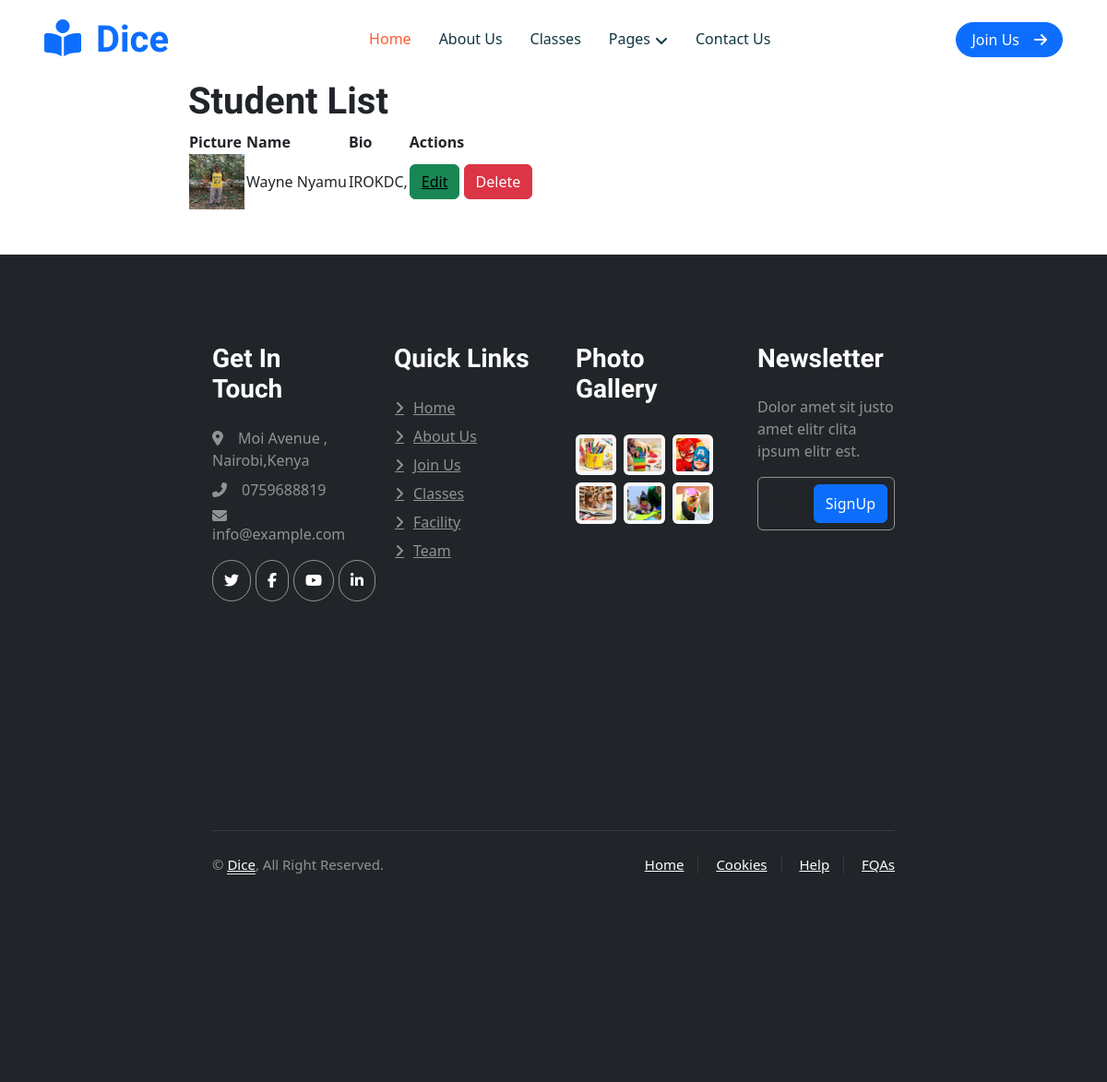
The app's page /app/student_list/, older data.
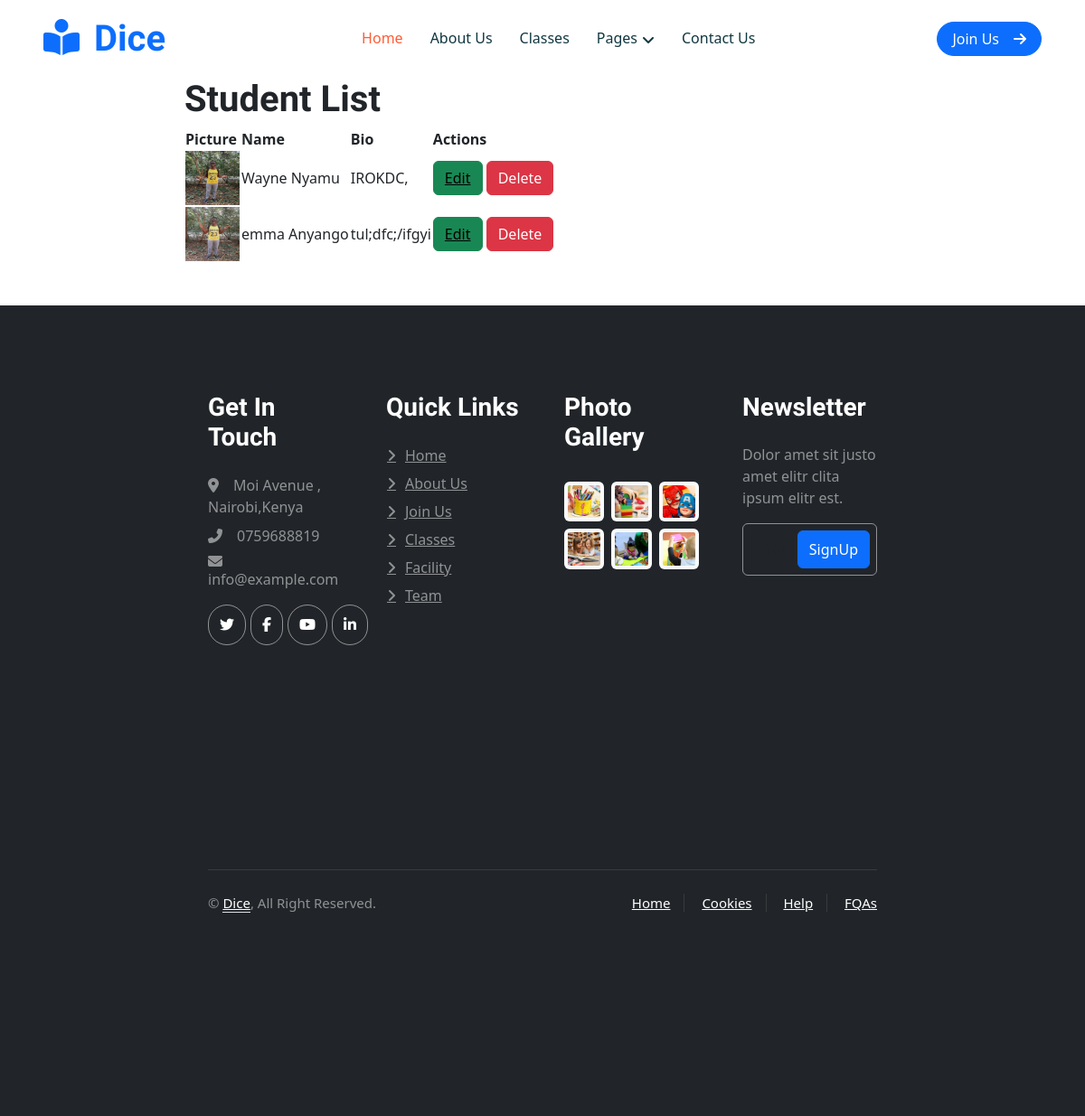
The same page, newer data.
### app/models.py (models this page shows, shortened)
class Student(models.Model):
    picture = models.ImageField(upload_to='student_pictures/')
    student_name = models.CharField(max_length=255)
    student_bio = models.TextField()

### app/views.py (the view)
# urls.py: path('student_list/', views.student_list, name='student_list'),
def student_list(request):
    students = Student.objects.all()
    return render(request, 'student_list.html', {'students': students})

### app/templates/student_list.html (shortened to what this page needs)
{% extends "base.html" %}
{% block content %}
<div class="row">
    <div class="col-md-2"></div>
    <div class="col-md-8">
            <h1>Student List</h1>
    <table>
        <thead>
            <tr>
                <th>Picture</th>
                <th>Name</th>
                <th>Bio</th>
                <th>Actions</th>
            </tr>
        </thead>
        <tbody>
            {% for student in students %}
            <tr>
                <td><img src="{{ student.picture.url }}" alt="{{ student.student_name }}" height="60" width="60"></td>
                <td>{{ student.student_name }}</td>
                <td>{{ student.student_bio }}</td>
                <td class="actions">
                    <button class="btn btn-success"><a href="{% url 'editstudent' student.id %}" style="color: black">Edit</a></button>
                    <form action="{% url 'student_delete' student.id %}" onclick="return confirm('Are you sure you want to delete the student?')" style="display: inline;">
                        <button type="submit" class="btn btn-danger">Delete</button>
                    </form>
                </td>
            </tr>
            {% endfor %}
        </tbody>
    </table>
    </div>
    <div class="col-md-2"></div>
</div>
{% endblock %}

Row changes from the older to the newer data that the page shows:
added Student: picture (picture), student_name "emma Anyango", student_bio "tul;dfc;/ifgyi"
